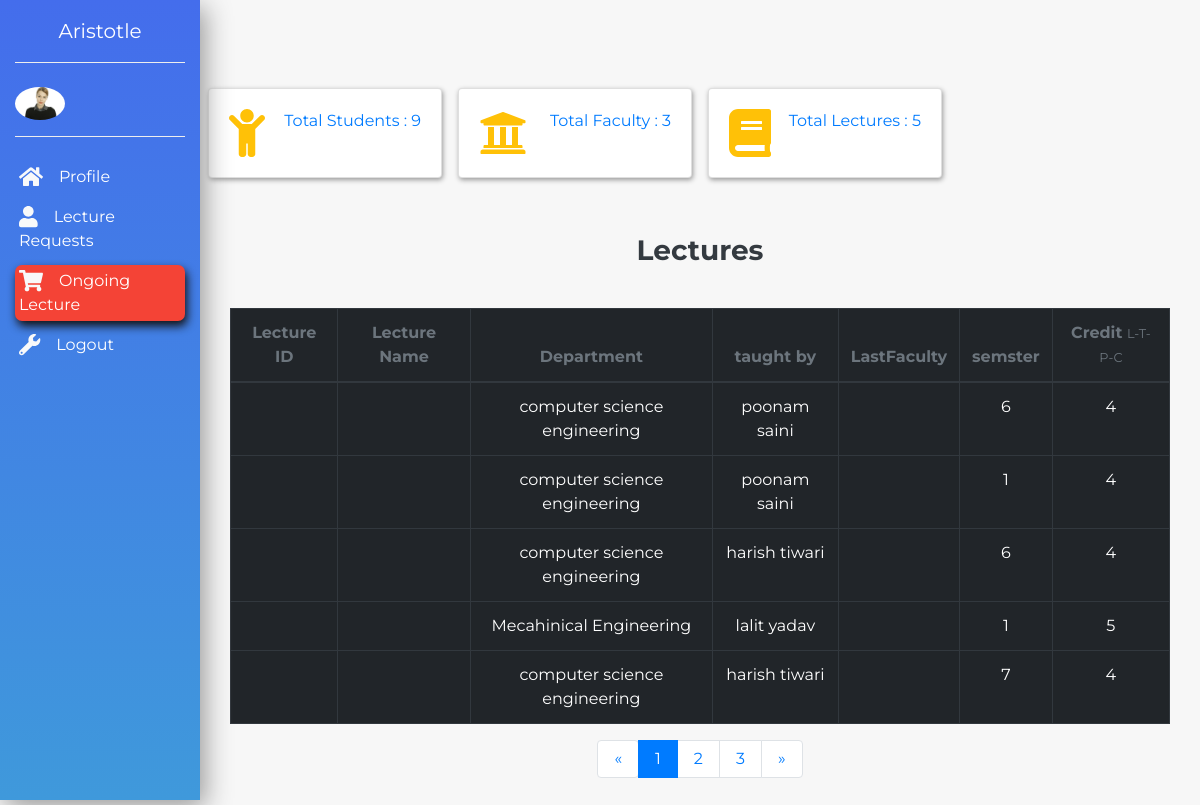
The app's page /academic/vc/lecture/view with its own data.
### academics/models.py (models this page shows, shortened)
class subjects(models.Model):
    id = models.AutoField(primary_key=True)
    subjectCode = models.CharField(max_length=10)
    subjectName = models.CharField(max_length=50)
    LessonPlan = models.FileField(upload_to='media')
    Semester = models.IntegerField()
    TaughtBy = models.ForeignKey('faculty' , on_delete=models.CASCADE,blank=True)
    Credit = models.CharField(max_length=10)
    Department = models.ForeignKey('Department', on_delete=models.CASCADE)

class Department(models.Model):
    id = models.AutoField(primary_key=True)
    DepartmentID = models.CharField(max_length=10)
    DepartmentName = models.CharField(max_length=100)
    HeadOfDepartment = models.ForeignKey('employee',on_delete=models.CASCADE)
    SpecializedCourse = models.BooleanField()
    StartDate = models.DateField()
    School = models.ForeignKey('school',on_delete=models.CASCADE)
    Status = models.BooleanField()

class faculty(models.Model):
    id = models.AutoField(primary_key=True)
    FacultyID = models.ForeignKey('employee',on_delete=models.CASCADE)
    Department = models.ForeignKey('Department',on_delete=models.CASCADE)
    def __str__(self):
        return self.FacultyID.Name

class employee(models.Model):
    id = models.AutoField(primary_key=True)
    employeeID = models.CharField(max_length=10)
    personalEmail = models.EmailField()
    universityEmail = models.EmailField(blank=True)
    Name = models.CharField(max_length=20)
    Dob = models.DateField()
    Doj = models.DateField()

### academics/views.py (the view)
# urls.py: path('vc/lecture/view',views.lectureView),
def lectureView(request):
    department = Department.objects.all().count
    students = stud_details.objects.all().count
    faculti = faculty.objects.all().count
    lecture = subjects.objects.all()
    context ={
            'department':department,
            'students' : students,
            'faculty' :faculti,
            'lectures' : lecture,
            'lecture_count' : lecture.count()
    }
    return render(request,'vc/lectures.html',context)

### templates/vc/lectures.html (shortened to what this page needs)
{% load static %}
<!doctype html>
<html lang="en">
  <head>
    <link rel="stylesheet" href="https://stackpath.bootstrapcdn.com/bootstrap/4.1.1/css/bootstrap.min.css">
    <link rel="stylesheet" href="{% static 'css/style_dash.css' %}">
  </head>
  <body>
   <nav class="navbar navbar-expand-lg navbar-light">
      <div class="collapse navbar-collapse" id="navbarSupportedContent">
        <div class="container-fluid">
          <div class="row">
            <div class="col-xl-2 col-lg-3 col-md-4 sidebar fixed-top">
              <a href="/" class="navbar-brand text-white d-block mx-auto text-center py-3 mb-4 bottom-border">Aristotle</a>
              <div class="bottom-border pb-3">
                <img src="images/admin.jpeg" width="50" class="rounded-circle mr-3">
              </div>
              <ul class="navbar-nav flex-column mt-4">
              <li class="nav-item"><a href="/academic/home" class="nav-link text-white p-1 mb-2 sidebar-link"><i class="fas fa-home text-light fa-lg mr-3"></i>Profile</a></li>
                <li class="nav-item"><a href="lectureRequest" class="nav-link text-white p-1 mb-2 sidebar-link"><i class="fas fa-user text-light fa-lg mr-3"></i>Lecture Requests</a></li>
                 <li class="nav-item"><a href="lecture/view" class="nav-link text-white p-1 mb-2 current"><i class="fas fa-shopping-cart text-light fa-lg mr-3"></i>Ongoing Lecture</a></li>
                <li class="nav-item"><a href="/accounts/logout" class="nav-link text-white p-1 mb-2 sidebar-link"><i class="fas fa-wrench text-light fa-lg mr-3"></i>Logout<a></li>
              </ul>
            </div>
          </div>
        </div>
      </div>
    </nav>
    <section>
      <div class="container-fluid">
        <div class="row">
          <div class="col-xl-10 col-lg-9 col-md-8 ml-auto">
            <div class="row pt-md-5 mt-md-3 mb-5">
              <div class="col-xl-3 col-sm-6 p-2">
                <div class="card card-common">
                  <div class="card-body">
                    <div class="d-flex justify-content-between">
                      <i class="fas fa-child fa-3x text-warning"></i>
                      <div class="text-primary">
                        <p>
                        Total Students : {{students}}
                      </div>
                    </div>
                  </div>
                </div>
              </div>
              <div class="col-xl-3 col-sm-6 p-2">
                <div class="card card-common">
                  <div class="card-body">
                    <div class="d-flex justify-content-between">
                      <i class="fas fa-university fa-3x text-warning"></i>
                      <div class="text-primary">
                        <p>
                        Total Faculty : {{faculty}}
                      </div>
                    </div>
                  </div>
                </div>
              </div>
              <div class="col-xl-3 col-sm-6 p-2">
                <div class="card card-common">
                  <div class="card-body">
                    <div class="d-flex justify-content-between">
                      <i class="fas fa-book fa-3x text-warning"></i>
                      <div class="text-primary">
                        <p>
                        Total Lectures : {{lecture_count}}
                      </div>
                    </div>
                  </div>
                </div>
              </div>
          </div>
        </div>
      </div>
    </section>
    {% if lectures %}
    <section>
      <div class="container-fluid">
        <div class="row mb-5">
          <div class="col-xl-10 col-lg-9 col-md-8 ml-auto">
            <div class="row align-items-center">
                <div class="container">
              <div class="col-xl-12 col-lg-12 mb-4 mb-xl-0">
                <h3 class="text-dark text-center mb-3"><b>Lectures </b></h3>
                <br><table class="table table-bordered table-dark table-responsive text-center">
                    <thead>
                      <tr class="text-muted">
                        <th scope="col">Lecture ID</th>
                        <th colspan="2" scope="col">Lecture Name</th>
                        <th scope="col">Department</th>
                        <th scope="col">taught by</th>
                        <th scope="col">LastFaculty</th>
                        <th scope="col">semster</th>
                        <th scope="col">Credit <small>L-T-P-C</small></th>
                      </tr>
                    </thead>
                    <tbody>
                    {% for out in lectures %}
                      <tr scope="row">
                        <td>{{ out.LectureID}}</td>
                        <td colspan="2">{{ out.LectureName }}</td>
                        <td>{{ out.Department.DepartmentName }}</td>
                        <td>{{ out.TaughtBy }}</td>
                        <td>{{ out.LastTaughtBy }}</td>
                        <td>{{ out.Semester}}</td>
                        <td>{{ out.Credit}}</td>
                      </tr>
                     {% endfor %}
                    </tbody>
                  </table>
                <nav>
                    <ul class="pagination justify-content-center">
                      <li class="page-item">
                        <a href="#" class="page-link py-2 px-3">
                          <span>&laquo;</span>
                        </a>
                      </li>
                      <li class="page-item active">
                        <a href="#" class="page-link py-2 px-3">
                          1
                        </a>
                      </li>
                      <li class="page-item">
                        <a href="#" class="page-link py-2 px-3">
                          2
                        </a>
                      </li>
                      <li class="page-item">
                        <a href="#" class="page-link py-2 px-3">
                          3
                        </a>
                      </li>
                      <li class="page-item">
                        <a href="#" class="page-link py-2 px-3">
                          <span>&raquo;</span>
                        </a>
                      </li>
                    </ul>
                  </nav>
                </div>
              </div>
              </div>
            </div>
          </div>
        </div>
      </section>
      {% endif %}
  </body>
</html>

### static/css/style_dash.css (style rules this page uses)
body { font-family: 'Montserrat', sans-serif; background-color: rgb(247, 247, 247); }
.sidebar { height: 100vh; background: linear-gradient(180deg, #446DEC, #3F99DB); background-position: center; background-repeat: no-repeat; background-size: cover; box-shadow: 5px 7px 25px #999; }
.bottom-border { border-bottom: 1px groove #eee; }
.sidebar-link { transition: all .4s; }
.current { background-color: #f44336; border-radius: 7px; box-shadow: 2px 5px 10px #111; transition: all .3s; }
.card-common { box-shadow: 1px 2px 5px #999; transition: all .4s; }

### records on screen
subjects: Department.DepartmentName "computer science engineering", TaughtBy "poonam saini", Semester "6", Credit "4"
subjects: Department.DepartmentName "computer science engineering", TaughtBy "poonam saini", Semester "1", Credit "4"
subjects: Department.DepartmentName "computer science engineering", TaughtBy "harish tiwari", Semester "6", Credit "4"
subjects: Department.DepartmentName "Mecahinical Engineering", TaughtBy "lalit yadav", Semester "1", Credit "5"
subjects: Department.DepartmentName "computer science engineering", TaughtBy "harish tiwari", Semester "7", Credit "4"

### other values on screen
{{ students }} "9"
{{ faculty }} "3"
{{ lecture_count }} "5"
